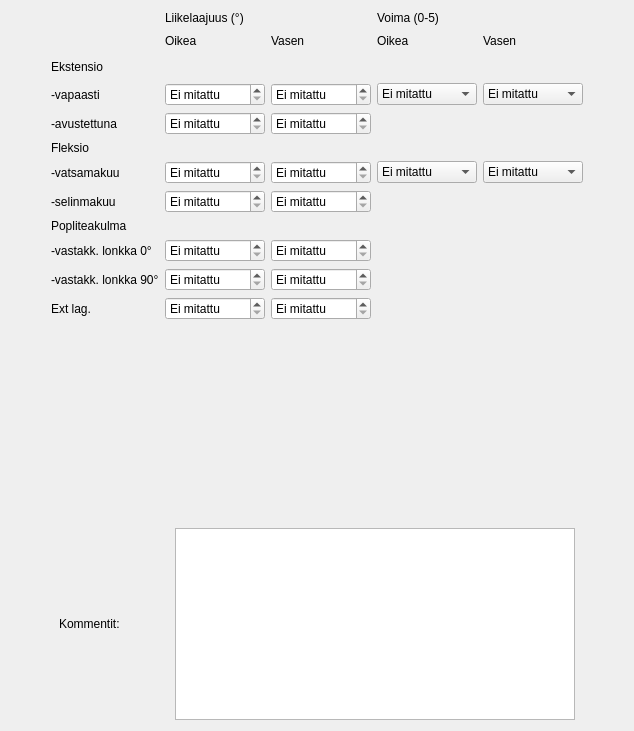
      <widget class="QWidget" name="tabPolvi">
       <attribute name="title">
        <string>Polvi</string>
       </attribute>
       <layout class="QVBoxLayout" name="verticalLayout_2">
        <item>
         <layout class="QGridLayout" name="gridLayout_2">
          <item row="2" column="6">
           <spacer name="horizontalSpacer_28">
            <property name="orientation">
             <enum>Qt::Horizontal</enum>
            </property>
            <property name="sizeHint" stdset="0">
             <size>
              <width>40</width>
              <height>20</height>
             </size>
            </property>
           </spacer>
          </item>
          <item row="2" column="4">
           <widget class="QLabel" name="label_82">
            <property name="text">
             <string>Oikea</string>
            </property>
           </widget>
          </item>
          <item row="5" column="2">
           <widget class="QSpinBox" name="spPolviEkstensioAvOik">
            <property name="sizePolicy">
             <sizepolicy hsizetype="Fixed" vsizetype="Fixed">
              <horstretch>0</horstretch>
              <verstretch>0</verstretch>
             </sizepolicy>
            </property>
            <property name="minimumSize">
             <size>
              <width>100</width>
              <height>0</height>
             </size>
            </property>
            <property name="specialValueText">
             <string extracomment="Ei mitattu">Ei mitattu</string>
            </property>
            <property name="suffix">
             <string>°</string>
            </property>
            <property name="prefix">
             <string/>
            </property>
            <property name="minimum">
             <number>-181</number>
            </property>
            <property name="maximum">
             <number>180</number>
            </property>
            <property name="value">
             <number>-181</number>
            </property>
           </widget>
          </item>
          <item row="5" column="3">
           <widget class="QSpinBox" name="spPolviEkstensioAvVas">
            <property name="sizePolicy">
             <sizepolicy hsizetype="Fixed" vsizetype="Fixed">
              <horstretch>0</horstretch>
              <verstretch>0</verstretch>
             </sizepolicy>
            </property>
            <property name="minimumSize">
             <size>
              <width>100</width>
              <height>0</height>
             </size>
            </property>
            <property name="specialValueText">
             <string extracomment="Ei mitattu">Ei mitattu</string>
            </property>
            <property name="suffix">
             <string>°</string>
            </property>
            <property name="prefix">
             <string/>
            </property>
            <property name="minimum">
             <number>-181</number>
            </property>
            <property name="maximum">
             <number>180</number>
            </property>
            <property name="value">
             <number>-181</number>
            </property>
           </widget>
          </item>
          <item row="1" column="4" colspan="2">
           <widget class="QLabel" name="label_81">
            <property name="text">
             <string>Voima (0-5)</string>
            </property>
            <property name="textFormat">
             <enum>Qt::AutoText</enum>
            </property>
           </widget>
          </item>
          <item row="11" column="1">
           <widget class="QLabel" name="label_23">
            <property name="text">
             <string>-vastakk. lonkka 0°</string>
            </property>
           </widget>
          </item>
          <item row="4" column="1">
           <widget class="QLabel" name="label_25">
            <property name="text">
             <string>-vapaasti</string>
            </property>
           </widget>
          </item>
          <item row="8" column="1">
           <widget class="QLabel" name="label_26">
            <property name="text">
             <string>-vatsamakuu</string>
            </property>
           </widget>
          </item>
          <item row="3" column="1">
           <widget class="QLabel" name="label_24">
            <property name="text">
             <string>Ekstensio</string>
            </property>
           </widget>
          </item>
          <item row="12" column="3">
           <widget class="QSpinBox" name="spPolviPopliteaVastakkLonkka90Vas">
            <property name="sizePolicy">
             <sizepolicy hsizetype="Fixed" vsizetype="Fixed">
              <horstretch>0</horstretch>
              <verstretch>0</verstretch>
             </sizepolicy>
            </property>
            <property name="minimumSize">
             <size>
              <width>100</width>
              <height>0</height>
             </size>
            </property>
            <property name="specialValueText">
             <string extracomment="Ei mitattu">Ei mitattu</string>
            </property>
            <property name="suffix">
             <string>°</string>
            </property>
            <property name="prefix">
             <string/>
            </property>
            <property name="minimum">
             <number>-181</number>
            </property>
            <property name="maximum">
             <number>180</number>
            </property>
            <property name="value">
             <number>-181</number>
            </property>
           </widget>
          </item>
          <item row="11" column="3">
           <widget class="QSpinBox" name="spPolviPopliteaVastakkLonkka0Vas">
            <property name="sizePolicy">
             <sizepolicy hsizetype="Fixed" vsizetype="Fixed">
              <horstretch>0</horstretch>
              <verstretch>0</verstretch>
             </sizepolicy>
            </property>
            <property name="minimumSize">
             <size>
              <width>100</width>
              <height>0</height>
             </size>
            </property>
            <property name="specialValueText">
             <string extracomment="Ei mitattu">Ei mitattu</string>
            </property>
            <property name="suffix">
             <string>°</string>
            </property>
            <property name="prefix">
             <string/>
            </property>
            <property name="minimum">
             <number>-181</number>
            </property>
            <property name="maximum">
             <number>180</number>
            </property>
            <property name="value">
             <number>-181</number>
            </property>
           </widget>
          </item>
          <item row="13" column="2">
           <widget class="QSpinBox" name="spPolviExtlagOik">
            <property name="sizePolicy">
             <sizepolicy hsizetype="Fixed" vsizetype="Fixed">
              <horstretch>0</horstretch>
              <verstretch>0</verstretch>
             </sizepolicy>
            </property>
            <property name="minimumSize">
             <size>
              <width>100</width>
              <height>0</height>
             </size>
            </property>
            <property name="specialValueText">
             <string extracomment="Ei mitattu">Ei mitattu</string>
            </property>
            <property name="suffix">
             <string>°</string>
            </property>
            <property name="prefix">
             <string/>
            </property>
            <property name="minimum">
             <number>-181</number>
            </property>
            <property name="maximum">
             <number>180</number>
            </property>
            <property name="value">
             <number>-181</number>
            </property>
           </widget>
          </item>
          <item row="13" column="3">
           <widget class="QSpinBox" name="spPolviExtlagVas">
            <property name="sizePolicy">
             <sizepolicy hsizetype="Fixed" vsizetype="Fixed">
              <horstretch>0</horstretch>
              <verstretch>0</verstretch>
             </sizepolicy>
            </property>
            <property name="minimumSize">
             <size>
              <width>100</width>
              <height>0</height>
             </size>
            </property>
            <property name="specialValueText">
             <string extracomment="Ei mitattu">Ei mitattu</string>
            </property>
            <property name="suffix">
             <string>°</string>
            </property>
            <property name="prefix">
             <string/>
            </property>
            <property name="minimum">
             <number>-181</number>
            </property>
            <property name="maximum">
             <number>180</number>
            </property>
            <property name="value">
             <number>-181</number>
            </property>
           </widget>
          </item>
          <item row="12" column="2">
           <widget class="QSpinBox" name="spPolviPopliteaVastakkLonkka90Oik">
            <property name="sizePolicy">
             <sizepolicy hsizetype="Fixed" vsizetype="Fixed">
              <horstretch>0</horstretch>
              <verstretch>0</verstretch>
             </sizepolicy>
            </property>
            <property name="minimumSize">
             <size>
              <width>100</width>
              <height>0</height>
             </size>
            </property>
            <property name="specialValueText">
             <string extracomment="Ei mitattu">Ei mitattu</string>
            </property>
            <property name="suffix">
             <string>°</string>
            </property>
            <property name="prefix">
             <string/>
            </property>
            <property name="minimum">
             <number>-181</number>
            </property>
            <property name="maximum">
             <number>180</number>
            </property>
            <property name="value">
             <number>-181</number>
            </property>
           </widget>
          </item>
          <item row="11" column="2">
           <widget class="QSpinBox" name="spPolviPopliteaVastakkLonkka0Oik">
            <property name="sizePolicy">
             <sizepolicy hsizetype="Fixed" vsizetype="Fixed">
              <horstretch>0</horstretch>
              <verstretch>0</verstretch>
             </sizepolicy>
            </property>
            <property name="minimumSize">
             <size>
              <width>100</width>
              <height>0</height>
             </size>
            </property>
            <property name="specialValueText">
             <string extracomment="Ei mitattu">Ei mitattu</string>
            </property>
            <property name="suffix">
             <string>°</string>
            </property>
            <property name="prefix">
             <string/>
            </property>
            <property name="minimum">
             <number>-181</number>
            </property>
            <property name="maximum">
             <number>180</number>
            </property>
            <property name="value">
             <number>-181</number>
            </property>
           </widget>
          </item>
          <item row="4" column="3">
           <widget class="QSpinBox" name="spPolviEkstensioVapVas">
            <property name="sizePolicy">
             <sizepolicy hsizetype="Fixed" vsizetype="Fixed">
              <horstretch>0</horstretch>
              <verstretch>0</verstretch>
             </sizepolicy>
            </property>
            <property name="minimumSize">
             <size>
              <width>100</width>
              <height>0</height>
             </size>
            </property>
            <property name="specialValueText">
             <string extracomment="Ei mitattu">Ei mitattu</string>
            </property>
            <property name="suffix">
             <string>°</string>
            </property>
            <property name="prefix">
             <string/>
            </property>
            <property name="minimum">
             <number>-181</number>
            </property>
            <property name="maximum">
             <number>180</number>
            </property>
            <property name="value">
             <number>-181</number>
            </property>
           </widget>
          </item>
          <item row="8" column="3">
           <widget class="QSpinBox" name="spPolviFleksioVatsamakuuVas">
            <property name="sizePolicy">
             <sizepolicy hsizetype="Fixed" vsizetype="Fixed">
              <horstretch>0</horstretch>
              <verstretch>0</verstretch>
             </sizepolicy>
            </property>
            <property name="minimumSize">
             <size>
              <width>100</width>
              <height>0</height>
             </size>
            </property>
            <property name="specialValueText">
             <string extracomment="Ei mitattu">Ei mitattu</string>
            </property>
            <property name="suffix">
             <string>°</string>
            </property>
            <property name="prefix">
             <string/>
            </property>
            <property name="minimum">
             <number>-181</number>
            </property>
            <property name="maximum">
             <number>180</number>
            </property>
            <property name="value">
             <number>-181</number>
            </property>
           </widget>
          </item>
          <item row="8" column="2">
           <widget class="QSpinBox" name="spPolviFleksioVatsamakuuOik">
            <property name="sizePolicy">
             <sizepolicy hsizetype="Fixed" vsizetype="Fixed">
              <horstretch>0</horstretch>
              <verstretch>0</verstretch>
             </sizepolicy>
            </property>
            <property name="minimumSize">
             <size>
              <width>100</width>
              <height>0</height>
             </size>
            </property>
            <property name="specialValueText">
             <string extracomment="Ei mitattu">Ei mitattu</string>
            </property>
            <property name="suffix">
             <string>°</string>
            </property>
            <property name="prefix">
             <string/>
            </property>
            <property name="minimum">
             <number>-181</number>
            </property>
            <property name="maximum">
             <number>180</number>
            </property>
            <property name="value">
             <number>-181</number>
            </property>
           </widget>
          </item>
          <item row="9" column="2">
           <widget class="QSpinBox" name="spPolviFleksioSelinmakuuOik">
            <property name="sizePolicy">
             <sizepolicy hsizetype="Fixed" vsizetype="Fixed">
              <horstretch>0</horstretch>
              <verstretch>0</verstretch>
             </sizepolicy>
            </property>
            <property name="minimumSize">
             <size>
              <width>100</width>
              <height>0</height>
             </size>
            </property>
            <property name="specialValueText">
             <string extracomment="Ei mitattu">Ei mitattu</string>
            </property>
            <property name="suffix">
             <string>°</string>
            </property>
            <property name="prefix">
             <string/>
            </property>
            <property name="minimum">
             <number>-181</number>
            </property>
            <property name="maximum">
             <number>180</number>
            </property>
            <property name="value">
             <number>-181</number>
            </property>
           </widget>
          </item>
          <item row="1" column="2" colspan="2">
           <widget class="QLabel" name="label_86">
            <property name="text">
             <string>Liikelaajuus (°)</string>
            </property>
            <property name="textFormat">
             <enum>Qt::AutoText</enum>
            </property>
           </widget>
          </item>
          <item row="9" column="1">
           <widget class="QLabel" name="label_19">
            <property name="text">
             <string>-selinmakuu</string>
            </property>
           </widget>
          </item>
          <item row="2" column="3">
           <widget class="QLabel" name="label_83">
            <property name="text">
             <string>Vasen</string>
            </property>
           </widget>
          </item>
          <item row="9" column="3">
           <widget class="QSpinBox" name="spPolviFleksioSelinmakuuVas">
            <property name="sizePolicy">
             <sizepolicy hsizetype="Fixed" vsizetype="Fixed">
              <horstretch>0</horstretch>
              <verstretch>0</verstretch>
             </sizepolicy>
            </property>
            <property name="minimumSize">
             <size>
              <width>100</width>
              <height>0</height>
             </size>
            </property>
            <property name="specialValueText">
             <string extracomment="Ei mitattu">Ei mitattu</string>
            </property>
            <property name="suffix">
             <string>°</string>
            </property>
            <property name="prefix">
             <string/>
            </property>
            <property name="minimum">
             <number>-181</number>
            </property>
            <property name="maximum">
             <number>180</number>
            </property>
            <property name="value">
             <number>-181</number>
            </property>
           </widget>
          </item>
          <item row="4" column="2">
           <widget class="QSpinBox" name="spPolviEkstensioVapOik">
            <property name="sizePolicy">
             <sizepolicy hsizetype="Fixed" vsizetype="Fixed">
              <horstretch>0</horstretch>
              <verstretch>0</verstretch>
             </sizepolicy>
            </property>
            <property name="minimumSize">
             <size>
              <width>100</width>
              <height>0</height>
             </size>
            </property>
            <property name="specialValueText">
             <string extracomment="Ei mitattu">Ei mitattu</string>
            </property>
            <property name="suffix">
             <string>°</string>
            </property>
            <property name="prefix">
             <string/>
            </property>
            <property name="minimum">
             <number>-181</number>
            </property>
            <property name="maximum">
             <number>180</number>
            </property>
            <property name="value">
             <number>-181</number>
            </property>
           </widget>
          </item>
          <item row="2" column="2">
           <widget class="QLabel" name="label_215">
            <property name="text">
             <string>Oikea</string>
            </property>
           </widget>
          </item>
          <item row="10" column="1">
           <widget class="QLabel" name="label_216">
            <property name="text">
             <string>Popliteakulma</string>
            </property>
           </widget>
          </item>
          <item row="13" column="1">
           <widget class="QLabel" name="label_214">
            <property name="text">
             <string>Ext lag.</string>
            </property>
           </widget>
          </item>
          <item row="7" column="1">
           <widget class="QLabel" name="label_28">
            <property name="text">
             <string>Fleksio</string>
            </property>
           </widget>
          </item>
          <item row="5" column="1">
           <widget class="QLabel" name="label_27">
            <property name="text">
             <string>-avustettuna</string>
            </property>
           </widget>
          </item>
          <item row="12" column="1">
           <widget class="QLabel" name="label_21">
            <property name="text">
             <string>-vastakk. lonkka 90°</string>
            </property>
           </widget>
          </item>
          <item row="2" column="5">
           <widget class="QLabel" name="label_84">
            <property name="text">
             <string>Vasen</string>
            </property>
           </widget>
          </item>
          <item row="4" column="4">
           <widget class="QComboBox" name="cbPolviEkstensioVapOik">
            <property name="sizePolicy">
             <sizepolicy hsizetype="Fixed" vsizetype="Fixed">
              <horstretch>0</horstretch>
              <verstretch>0</verstretch>
             </sizepolicy>
            </property>
            <property name="minimumSize">
             <size>
              <width>100</width>
              <height>0</height>
             </size>
            </property>
            <item>
             <property name="text">
              <string>Ei mitattu</string>
             </property>
            </item>
            <item>
             <property name="text">
              <string>0</string>
             </property>
            </item>
            <item>
             <property name="text">
              <string>0+</string>
             </property>
            </item>
            <item>
             <property name="text">
              <string>1-</string>
             </property>
            </item>
            <item>
             <property name="text">
              <string>1</string>
             </property>
            </item>
            <item>
             <property name="text">
              <string>1+</string>
             </property>
            </item>
            <item>
             <property name="text">
              <string>2-</string>
             </property>
            </item>
            <item>
             <property name="text">
              <string>2</string>
             </property>
            </item>
            <item>
             <property name="text">
              <string>2+</string>
             </property>
            </item>
            <item>
             <property name="text">
              <string>3-</string>
             </property>
            </item>
            <item>
             <property name="text">
              <string>3</string>
             </property>
            </item>
            <item>
             <property name="text">
              <string>3+</string>
             </property>
            </item>
            <item>
             <property name="text">
              <string>4</string>
             </property>
            </item>
            <item>
             <property name="text">
              <string>4+</string>
             </property>
            </item>
            <item>
             <property name="text">
              <string>5-</string>
             </property>
            </item>
            <item>
             <property name="text">
              <string>5</string>
             </property>
            </item>
           </widget>
          </item>
          <item row="4" column="5">
           <widget class="QComboBox" name="cbPolviEkstensioVapVas">
            <property name="sizePolicy">
             <sizepolicy hsizetype="Fixed" vsizetype="Fixed">
              <horstretch>0</horstretch>
              <verstretch>0</verstretch>
             </sizepolicy>
            </property>
            <property name="minimumSize">
             <size>
              <width>100</width>
              <height>0</height>
             </size>
            </property>
            <item>
             <property name="text">
              <string>Ei mitattu</string>
             </property>
            </item>
            <item>
             <property name="text">
              <string>0</string>
             </property>
            </item>
            <item>
             <property name="text">
              <string>0+</string>
             </property>
            </item>
            <item>
             <property name="text">
              <string>1-</string>
             </property>
            </item>
            <item>
             <property name="text">
              <string>1</string>
             </property>
            </item>
            <item>
             <property name="text">
              <string>1+</string>
             </property>
            </item>
            <item>
             <property name="text">
              <string>2-</string>
             </property>
            </item>
            <item>
             <property name="text">
              <string>2</string>
             </property>
            </item>
            <item>
             <property name="text">
              <string>2+</string>
             </property>
            </item>
            <item>
             <property name="text">
              <string>3-</string>
             </property>
            </item>
            <item>
             <property name="text">
              <string>3</string>
             </property>
            </item>
            <item>
             <property name="text">
              <string>3+</string>
             </property>
            </item>
            <item>
             <property name="text">
              <string>4</string>
             </property>
            </item>
            <item>
             <property name="text">
              <string>4+</string>
             </property>
            </item>
            <item>
             <property name="text">
              <string>5-</string>
             </property>
            </item>
            <item>
             <property name="text">
              <string>5</string>
             </property>
            </item>
           </widget>
          </item>
          <item row="8" column="4">
           <widget class="QComboBox" name="cbPolviFleksioVatsamakuuOik">
            <property name="sizePolicy">
             <sizepolicy hsizetype="Fixed" vsizetype="Fixed">
              <horstretch>0</horstretch>
              <verstretch>0</verstretch>
             </sizepolicy>
            </property>
            <property name="minimumSize">
             <size>
              <width>100</width>
              <height>0</height>
             </size>
            </property>
            <item>
             <property name="text">
              <string>Ei mitattu</string>
             </property>
            </item>
            <item>
             <property name="text">
              <string>0</string>
             </property>
            </item>
            <item>
             <property name="text">
              <string>0+</string>
             </property>
            </item>
            <item>
             <property name="text">
              <string>1-</string>
             </property>
            </item>
            <item>
             <property name="text">
              <string>1</string>
             </property>
            </item>
            <item>
             <property name="text">
              <string>1+</string>
             </property>
            </item>
            <item>
             <property name="text">
              <string>2-</string>
             </property>
            </item>
            <item>
             <property name="text">
              <string>2</string>
             </property>
            </item>
            <item>
             <property name="text">
              <string>2+</string>
             </property>
            </item>
            <item>
             <property name="text">
              <string>3-</string>
             </property>
            </item>
            <item>
             <property name="text">
              <string>3</string>
             </property>
            </item>
            <item>
             <property name="text">
              <string>3+</string>
             </property>
            </item>
            <item>
             <property name="text">
              <string>4</string>
             </property>
            </item>
            <item>
             <property name="text">
              <string>4+</string>
             </property>
            </item>
            <item>
             <property name="text">
              <string>5-</string>
             </property>
            </item>
            <item>
             <property name="text">
              <string>5</string>
             </property>
            </item>
           </widget>
          </item>
          <item row="8" column="5">
           <widget class="QComboBox" name="cbPolviFleksioVatsamakuuVas">
            <property name="sizePolicy">
             <sizepolicy hsizetype="Fixed" vsizetype="Fixed">
              <horstretch>0</horstretch>
              <verstretch>0</verstretch>
             </sizepolicy>
            </property>
            <property name="minimumSize">
             <size>
              <width>100</width>
              <height>0</height>
             </size>
            </property>
            <item>
             <property name="text">
              <string>Ei mitattu</string>
             </property>
            </item>
            <item>
             <property name="text">
              <string>0</string>
             </property>
            </item>
            <item>
             <property name="text">
              <string>0+</string>
             </property>
            </item>
            <item>
             <property name="text">
              <string>1-</string>
             </property>
            </item>
            <item>
             <property name="text">
              <string>1</string>
             </property>
            </item>
            <item>
             <property name="text">
              <string>1+</string>
             </property>
            </item>
            <item>
             <property name="text">
              <string>2-</string>
             </property>
            </item>
            <item>
             <property name="text">
              <string>2</string>
             </property>
            </item>
            <item>
             <property name="text">
              <string>2+</string>
             </property>
            </item>
            <item>
             <property name="text">
              <string>3-</string>
             </property>
            </item>
            <item>
             <property name="text">
              <string>3</string>
             </property>
            </item>
            <item>
             <property name="text">
              <string>3+</string>
             </property>
            </item>
            <item>
             <property name="text">
              <string>4</string>
             </property>
            </item>
            <item>
             <property name="text">
              <string>4+</string>
             </property>
            </item>
            <item>
             <property name="text">
              <string>5-</string>
             </property>
            </item>
            <item>
             <property name="text">
              <string>5</string>
             </property>
            </item>
           </widget>
          </item>
          <item row="3" column="0">
           <spacer name="horizontalSpacer_27">
            <property name="orientation">
             <enum>Qt::Horizontal</enum>
            </property>
            <property name="sizeHint" stdset="0">
             <size>
              <width>40</width>
              <height>20</height>
             </size>
            </property>
           </spacer>
          </item>
         </layout>
        </item>
        <item>
         <spacer name="verticalSpacer_14">
          <property name="orientation">
           <enum>Qt::Vertical</enum>
          </property>
          <property name="sizeHint" stdset="0">
           <size>
            <width>20</width>
            <height>202</height>
           </size>
          </property>
         </spacer>
        </item>
        <item>
         <layout class="QHBoxLayout" name="horizontalLayout_6">
          <item>
           <spacer name="horizontalSpacer_31">
            <property name="orientation">
             <enum>Qt::Horizontal</enum>
            </property>
            <property name="sizeHint" stdset="0">
             <size>
              <width>40</width>
              <height>20</height>
             </size>
            </property>
           </spacer>
          </item>
          <item>
           <widget class="QLabel" name="label_237">
            <property name="text">
             <string>Kommentit:</string>
            </property>
           </widget>
          </item>
          <item>
           <spacer name="horizontalSpacer_32">
            <property name="orientation">
             <enum>Qt::Horizontal</enum>
            </property>
            <property name="sizeHint" stdset="0">
             <size>
              <width>40</width>
              <height>20</height>
             </size>
            </property>
           </spacer>
          </item>
          <item>
           <widget class="QTextEdit" name="cmtPolvi">
            <property name="minimumSize">
             <size>
              <width>400</width>
              <height>0</height>
             </size>
            </property>
           </widget>
          </item>
          <item>
           <spacer name="horizontalSpacer_33">
            <property name="orientation">
             <enum>Qt::Horizontal</enum>
            </property>
            <property name="sizeHint" stdset="0">
             <size>
              <width>40</width>
              <height>20</height>
             </size>
            </property>
           </spacer>
          </item>
         </layout>
        </item>
       </layout>
      </widget>
